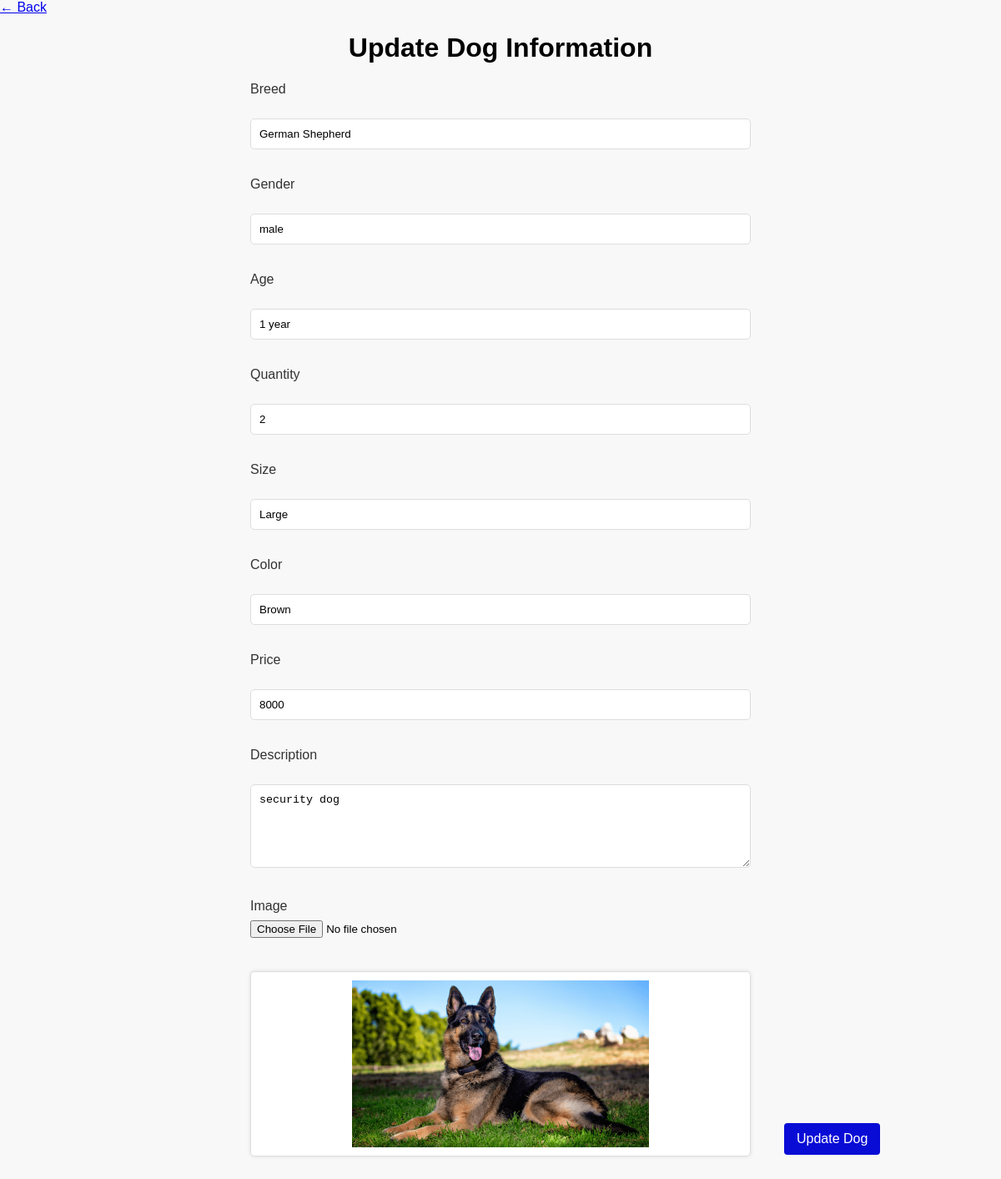
Screenshot of /admin/update.php?id=1 with the database file from the repository.
### tables this page shows
CREATE TABLE `dogs` (
  `id` int(11) NOT NULL,
  `gender` enum('male','female') NOT NULL,
  `age` varchar(100) NOT NULL,
  `image` varchar(100) NOT NULL,
  `description` text NOT NULL,
  `price` bigint(100) NOT NULL,
  `breed_id` int(11) DEFAULT NULL,
  `color` varchar(100) DEFAULT NULL,
  `size` varchar(100) DEFAULT NULL,
  `quantity` int(20) NOT NULL
);

CREATE TABLE `breed` (
  `id` int(11) NOT NULL,
  `breed_name` varchar(100) NOT NULL
);

### admin/update.php (the view, shortened to what this page needs)
<?php
require_once '../connection.php';
$id = null;
if (isset($_GET['id'])) {
    $id = $_GET['id'];
}
$sql = "SELECT dogs.*, breed.breed_name, size ,color
        FROM dogs
        LEFT JOIN breed ON dogs.breed_id = breed.id
        WHERE dogs.id=$id";
$result = mysqli_query($conn, $sql);
?>
<!DOCTYPE html>
<html lang="en">
<head>
</head>
<body>
    <header>
        <a href="admin_display.php">&#8592; Back</a>
        <h1>Update Dog Information</h1>
    </header>
    <form action="" method="post" enctype="multipart/form-data">
        <?php while ($row = $result->fetch_assoc()): ?>
            <label for="breed">Breed</label><br>
            <input type="text" name="breed" value="<?= $row['breed_name'] ?>"><br><br>
            <label for="gender">Gender</label><br>
            <input type="text" name="gender" value="<?=$row['gender'] ?>"><br><br>
            <label for="age">Age</label><br>
            <input type="text" name="age" value="<?= $row['age'] ?>"><br><br>
            <label for="quantity">Quantity</label><br>
            <input type="number" name="quantity" value="<?= $row['quantity'] ?>"><br><br>
            <label for="size">Size</label><br>
            <input type="text" name="size" value="<?= $row['size'] ?>"><br><br>
            <label for="color">Color</label><br>
            <input type="text" name="color" value="<?= $row['color'] ?>"><br><br>
            <label for="price">Price</label><br>
            <input type="text" name="price" value="<?= $row['price'] ?>"><br><br>
            <label for="description">Description</label><br>
            <textarea name="description" rows="8"><?= $row['description'] ?></textarea><br><br>
            <label for="image">Image</label>
            <input type="file" name="image" onchange="previewImage(this);">
            <div class="image-preview" id="imagePreview">
                <?php if (!empty($row['image'])): ?>
                    <img src="uploads/<?= $row['image'] ?>" alt="Current Image">
                <?php else: ?>
                    <p>No image selected</p>
                <?php endif; ?>
            </div>
            <button type="submit">Update Dog</button>
        <?php endwhile; ?>
    </form>
</body>
</html>

### admin/update.php (style rules this page uses)
body { font-family: Arial, sans-serif; background-color: #f8f8f8; margin: 0; padding: 0; }
form { max-width: 600px; margin: 0 auto; }
label { display: block; margin-bottom: 8px; color: #333; }
input[type="text"],input[type="number"], textarea { width: 100%; padding: 10px; margin-bottom: 15px; border: 1px solid #ddd; border-radius: 5px; box-sizing: border-box; transition: border-color 0.3s ease; }
input[type="file"] { margin-bottom: 25px; }
textarea { height: 100px; resize: vertical; }
button { position: relative; background-color: #090cd5; color: #fff; border: none; cursor: pointer; border-radius: 4px; padding: 10px 15px; font-size: 16px; left: 640px; bottom: 40px; }
h1 { text-align: center; color: black; }
.image-preview { max-width: 100%; margin-top: 15px; border: 1px solid #ddd; padding: 10px; border-radius: 5px; background-color: #fff; box-shadow: 0 0 5px rgba(0, 0, 0, 0.1); }
.image-preview img { max-width: 100%; max-height: 200px; display: block; margin: 0 auto; }

### rows the page displays
dogs: breed "German Shepherd", gender "male", age "1 year", quantity "2", size "Large", color "Brown", price "8000", description "security dog", image (picture)
